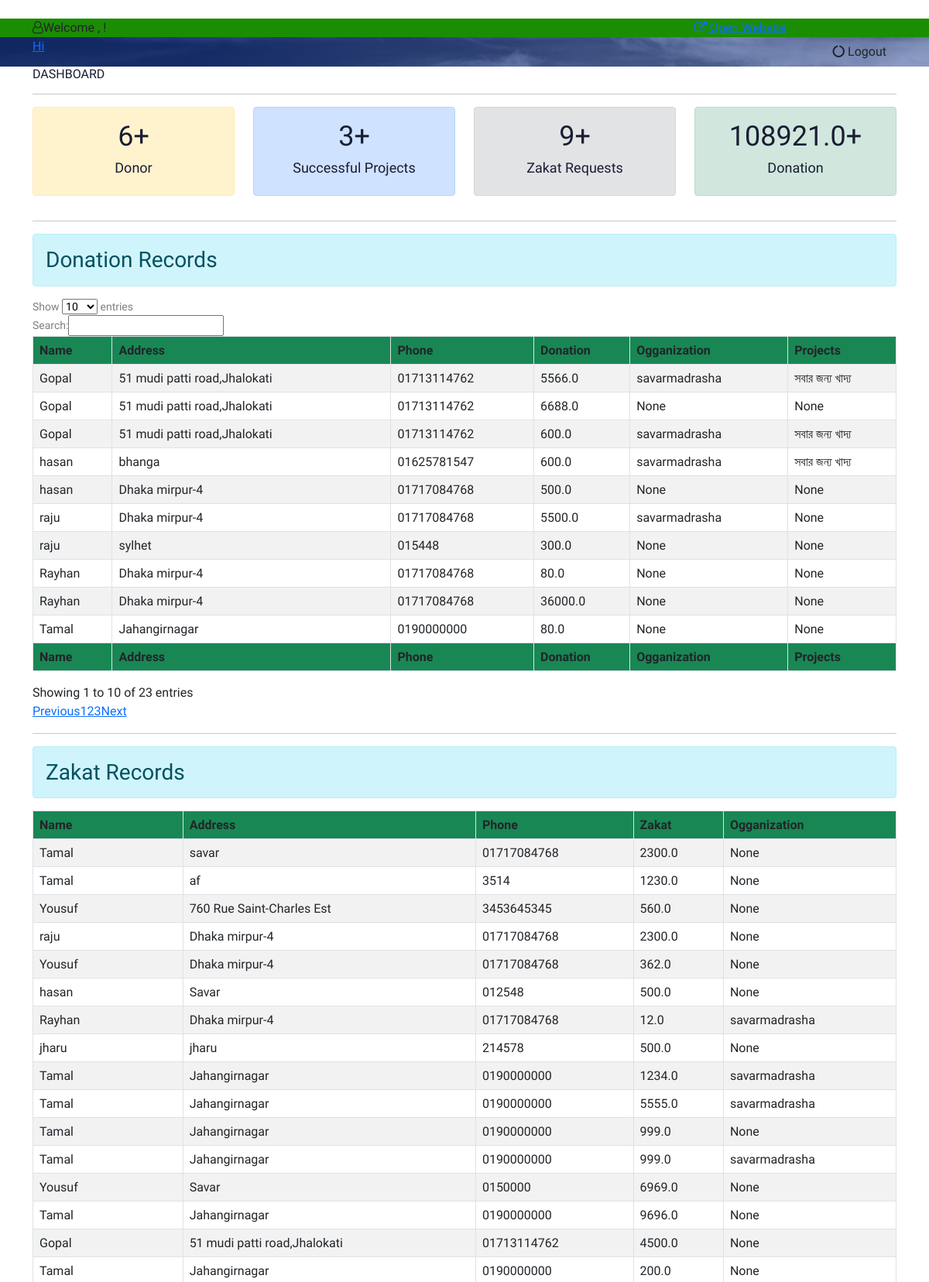
The app's page /admindashboard (upper part) with its own data.
### Donations/models.py (models this page shows, shortened)
class Donation(models.Model):
    user = models.ForeignKey(Donor, on_delete=models.SET_NULL, null=True)
    firstName = models.CharField(max_length=15, null=False)
    lastName = models.CharField(max_length=15)
    address = models.CharField(max_length=50, null=False)
    phone = models.CharField(max_length=11, blank=False,)
    donationMoney = models.FloatField(blank=False, null=False)
    organizationDonation = models.ForeignKey(Organization, on_delete=models.CASCADE,null=True,blank=True)
    projectDonation = models.ForeignKey(ProjectDonation, on_delete=models.CASCADE,null=True,blank=True)

class ProjectDonation(models.Model):
    projectName = models.CharField(max_length=20)
    projectTargetPrice = models.IntegerField()
    projectDescriptions = models.TextField(blank=False, default=None)
    projectImage = models.ImageField(
        upload_to='media/', null=False, default="")
    def __str__(self):
        return self.projectName

class Zakat(models.Model):
    user = models.ForeignKey(Donor, on_delete=models.SET_NULL, null=True)
    firstName = models.CharField(max_length=15, null=False)
    lastName = models.CharField(max_length=15)
    address = models.CharField(max_length=80, null=False)
    phone = models.CharField(max_length=11, blank=False,)
    zakatAmount = models.FloatField(blank=False, null=False)
    organization = models.ForeignKey(Organization, on_delete=models.CASCADE,null=True,blank=True)

### Profile/models.py (models this page shows)
class Organization(models.Model):
    user = models.OneToOneField(User, null=True, on_delete=models.CASCADE)
    orgName = models.CharField(blank=False, max_length=40)
    orgOwnerName = models.CharField(blank=False, max_length=20)
    orgPhone = models.CharField(blank=False, max_length=11)
    orgEmail = models.EmailField(blank=False)
    orgAddress = models.TextField(blank=False, default=None)
    orgDescription = models.TextField(default="")
    orgDocument = models.ImageField(upload_to='Verifications')
    def __str__(self):
        return str(self.user)

### ZakatService/views.py (the view)
# urls.py: path('admindashboard',AdminDashboard,name='admindashboard'),
def AdminDashboard(request):
    donorCount = Donor.objects.count()
    projectCount = ProjectDonation.objects.count()
    requestCount = DonationRequest.objects.count()
    donationMoney = Donation.objects.all().aggregate(Sum('donationMoney'))['donationMoney__sum']
    donationData=Donation.objects.all()
    ZakatData=Zakat.objects.all()
    requestData=DonationRequest.objects.all()
    organizationData=Organization.objects.all()
    trackData=TrackDonation.objects.all()
    context={
        'donorCount':donorCount,
        'projectCount':projectCount,
        'requestCount':requestCount,
        'donationMoney':donationMoney,
        'donationData':donationData,
        'ZakatData':ZakatData,
        'requestData':requestData,
        'organizationData':organizationData,
        'trackData':trackData,
    }
    return render(request,'admin/admin.html',context)

### Profile/models.py (called while the page is built)
    def __str__(self):
        return str(self.user)

### templates/admin/admin.html (shortened to what this page needs)
﻿<!DOCTYPE html>
<html lang="en">
<head>
    {% load  static %}
  <link href="{% static 'css/admin/bootstrap/css/bootstrap.min.css' %}" rel="stylesheet" />
  <link href="{% static 'css/admin/font-awesome-4.7.0/css/font-awesome.css' %}" rel="stylesheet">
  <link href="{% static 'css/admin/bootstrap-icons/bootstrap-icons.css' %}" rel="stylesheet">
  <link href="{% static 'css/admin/css/style.css' %}" rel="stylesheet" />
</head>
<body>
  <section class="top-linktosite" style="background-color: #1a8d03">
    <div class="container">
      <div class="row">
        <div class="col-md-9">
          <i class="fa fa-user-o"></i>Welcome , {{ user.username }} !
        </div>
        <div class="col-md-3 text-right">
          <a href="{% url "home" %}"> <i class="fa fa-external-link"></i> Open Website </a>
        </div>
      </div>
    </div>
  </section>
  <header class="header-main">
    <div class="overlay" style="background-image: url('{% static "img/banner/zakat-admin.jpg" %}');background-size: cover">
      <div class="container">
        <div class="row">
          <div class="col-md-3 logo-text">
            <a href="index.html" class="logo">
              Hi
            </a>
          </div>
          <div class="col-md-9 text-end">
            <a href="{% url 'logout' %}" class="btn logout-btn"> <i class="fa fa-circle-o-notch"></i> Logout</a>
          </div>
        </div>
      </div>
    </div>
  </header>
  <section class="work-area">
    <div class="container">
      <div class="row">
        <div class="col-md-12">
          <h5 class="page-heading" >DASHBOARD</h5>
          <hr />
        </div>
      </div>
      <div class="row text-center">
        <div class="col-md-3">
          <div class="alert alert-warning ">
            <h1>{{ donorCount }}+</h1>
            <h4>Donor</h4>
          </div>
        </div>
        <div class="col-md-3">
          <div class="alert alert-primary">
            <h1>{{ projectCount }}+</h1>
            <h4>Successful Projects</h4>
          </div>
        </div>
        <div class="col-md-3">
          <div class="alert alert-secondary ">
            <h1>{{requestCount }}+</h1>
            <h4>Zakat Requests</h4>
          </div>
        </div>
        <div class="col-md-3">
          <div class="alert alert-success">
            <h1>{{ donationMoney }}+</h1>
            <h4>Donation</h4>
          </div>
        </div>
      </div>
      <div class="row">
        <div class="col-md-12">
          <hr>
          <div class="alert alert-info" role="alert">
            <strong class="text-center h3"> Donation Records </strong>
          </div>
          <div class="table-responsive">
            <table id="example" class="table table-bordered table-striped " style="width:100%">
              <thead class="bg-success" >
                <tr>
                  <th>Name</th>
                  <th>Address</th>
                  <th>Phone</th>
                  <th>Donation</th>
                  <th>Ogganization</th>
                  <th>Projects</th>
                </tr>
              </thead>
              <tbody>
              {% for data in donationData %}
                <tr>
                  <td>{{ data.firstName }}</td>
                  <td>{{ data.address }}</td>
                  <td>{{ data.phone }}</td>
                  <td>{{ data.donationMoney }}</td>
                  <td>{{ data.organizationDonation }}</td>
                  <td>{{ data.projectDonation }}</td>
                </tr>
              {% endfor %}
              </tbody>
              <tfoot class="bg-success">
                <tr>
                  <th>Name</th>
                  <th>Address</th>
                  <th>Phone</th>
                  <th>Donation</th>
                  <th>Ogganization</th>
                  <th>Projects</th>
                </tr>
              </tfoot>
            </table>
          </div>
        </div>
      </div>
      <div class="row">
        <div class="col-md-12">
          <hr>
          <div class="alert alert-info" role="alert">
            <strong class="text-center h3"> Zakat Records </strong>
          </div>
          <div class="table-responsive">
            <table id="example" class="table table-bordered table-striped " style="width:100%">
              <thead class="bg-success">
                <tr>
                  <th>Name</th>
                  <th>Address</th>
                  <th>Phone</th>
                  <th>Zakat</th>
                  <th>Ogganization</th>
                </tr>
              </thead>
              <tbody>
              {% for data in ZakatData %}
                <tr>
                  <td>{{ data.firstName }}</td>
                  <td>{{ data.address }}</td>
                  <td>{{ data.phone }}</td>
                  <td>{{ data.zakatAmount }}</td>
                  <td>{{ data.organization }}</td>
                </tr>
              {% endfor %}
              </tbody>
            </table>
          </div>
        </div>
      </div>
    </div>
  </section>
</body>
</html>

### records on screen
Donation: firstName "raju", address "Dhaka mirpur-4", phone "01717084768", donationMoney "5500.0", organizationDonation "savarmadrasha", projectDonation "None"
Donation: firstName "hasan", address "bhanga", phone "01625781547", donationMoney "600.0", organizationDonation "savarmadrasha", projectDonation "সবার জন্য খাদ্য"
Donation: firstName "hasan", address "Dhaka mirpur-4", phone "01717084768", donationMoney "500.0", organizationDonation "None", projectDonation "None"
Donation: firstName "Gopal", address "51 mudi patti road,Jhalokati", phone "01713114762", donationMoney "5566.0", organizationDonation "savarmadrasha", projectDonation "সবার জন্য খাদ্য"
Donation: firstName "Gopal", address "51 mudi patti road,Jhalokati", phone "01713114762", donationMoney "6688.0", organizationDonation "None", projectDonation "None"
Donation: firstName "raju", address "sylhet", phone "015448", donationMoney "300.0", organizationDonation "None", projectDonation "None"
Donation: firstName "Gopal", address "51 mudi patti road,Jhalokati", phone "01713114762", donationMoney "600.0", organizationDonation "savarmadrasha", projectDonation "সবার জন্য খাদ্য"
Donation: firstName "Tamal", address "Jahangirnagar", phone "0190000000", donationMoney "80.0", organizationDonation "None", projectDonation "None"
Donation: firstName "Rayhan", address "Dhaka mirpur-4", phone "01717084768", donationMoney "80.0", organizationDonation "None", projectDonation "None"
Donation: firstName "Rayhan", address "Dhaka mirpur-4", phone "01717084768", donationMoney "36000.0", organizationDonation "None", projectDonation "None"
Zakat: firstName "Tamal", address "savar", phone "01717084768", zakatAmount "2300.0", organization "None"
Zakat: firstName "Tamal", address "af", phone "3514", zakatAmount "1230.0", organization "None"
Zakat: firstName "Yousuf", address "760 Rue Saint-Charles Est", phone "3453645345", zakatAmount "560.0", organization "None"
Zakat: firstName "raju", address "Dhaka mirpur-4", phone "01717084768", zakatAmount "2300.0", organization "None"
Zakat: firstName "Yousuf", address "Dhaka mirpur-4", phone "01717084768", zakatAmount "362.0", organization "None"
Zakat: firstName "hasan", address "Savar", phone "012548", zakatAmount "500.0", organization "None"
Zakat: firstName "Rayhan", address "Dhaka mirpur-4", phone "01717084768", zakatAmount "12.0", organization "savarmadrasha"
Zakat: firstName "jharu", address "jharu", phone "214578", zakatAmount "500.0", organization "None"
Zakat: firstName "Tamal", address "Jahangirnagar", phone "0190000000", zakatAmount "1234.0", organization "savarmadrasha"
Zakat: firstName "Tamal", address "Jahangirnagar", phone "0190000000", zakatAmount "5555.0", organization "savarmadrasha"
Zakat: firstName "Tamal", address "Jahangirnagar", phone "0190000000", zakatAmount "999.0", organization "None"
Zakat: firstName "Tamal", address "Jahangirnagar", phone "0190000000", zakatAmount "999.0", organization "savarmadrasha"
Zakat: firstName "Yousuf", address "Savar", phone "0150000", zakatAmount "6969.0", organization "None"
Zakat: firstName "Tamal", address "Jahangirnagar", phone "0190000000", zakatAmount "9696.0", organization "None"
Zakat: firstName "Gopal", address "51 mudi patti road,Jhalokati", phone "01713114762", zakatAmount "4500.0", organization "None"
Zakat: firstName "Tamal", address "Jahangirnagar", phone "0190000000", zakatAmount "200.0", organization "None"

### other values on screen
{{ donorCount }} "6"
{{ projectCount }} "3"
{{ requestCount }} "9"
{{ donationMoney }} "108921.0"
